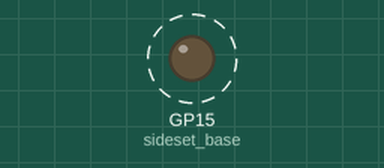
This program was run on a simulated Raspberry Pi Pico running MicroPython. On the bench: output pins drawn as LEDs (lit = HIGH). Dashed ring = blinking.

Above: at 0.5 s.
Timing chart, 0 to 3.0 s (numbered marks = the images above):
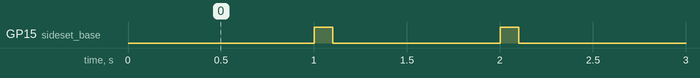

The program:

led-011.py
```python
"""
LED Blink Example on Raspberry Pi Pico (Using PIO with CPU-side FIFO Re-supply)
==============================================================================
概要:
  このスクリプトは、MicroPython と Raspberry Pi Pico の PIO (Programmable I/O)
  を用いて、GPIO15 に接続された LED を 0.1 秒間オン、0.9 秒間オフの間隔で点滅させる例です。
  2 つの StateMachine (trigger_sm と blink_sm) を使用し、CPU 側の while ループで定期的に
  各 StateMachine の FIFO に遅延値を再供給することで、連続的な点滅動作を実現しています。

配線方法:
  【配線図】
  (Raspberry Pi Pico)
          +----------------+
          |                |
          |  GPIO15 (LED)  ---+---[330Ω]---|>|--- GND
          |                |
          +----------------+

動作環境:
  - Raspberry Pi Pico
  - MicroPython 実行環境

特徴:
  - 2 つの PIO StateMachine (trigger_sm と blink_sm) を使用して LED の点滅を実現
  - CPU 側のループで定期的に FIFO を再供給することで連続点滅を実現
  - Ctrl-C で中断時に LED が確実に消灯する仕組みを実装
"""

import rp2
from machine import Pin
import time

# クロック周波数の定義 (2MHz)
CLOCK_FREQ = 2_000_000  # 2MHz

# 定数定義 (各値はサイクル数)
DELAY_TRIGGER = 2000000  # trigger_sm 用：1秒遅延 (2MHzなら約2000000サイクル)
DELAY_BLINK   = 200000   # blink_sm 用：0.1秒遅延 (2MHzなら約200000サイクル)

# ---------------------------------------------------------
# PIO プログラム: trigger_sm
# ---------------------------------------------------------
# 機能:
#   FIFO から DELAY_TRIGGER の値を受け取り、delay ループで約1秒の遅延を発生させた後、
#   irq(1, 0) により blink_sm をトリガします。
#   CPU 側で定期的に sm.put() により再供給される値を利用します。
@rp2.asm_pio(autopull=True, pull_thresh=32)
def trigger():
    wrap_target()
    pull()                # FIFO から 32bit 値（delay 値）を取得
    mov(x, osr)           # x レジスタにロード
    label("delay")
    jmp(x_dec, "delay")   # x が 0 になるまで 1サイクルずつデクリメント（約1秒遅延）
    irq(1, 0)             # IRQ0 をセットして blink_sm をトリガ
    wrap()

# ---------------------------------------------------------
# PIO プログラム: blink_sm
# ---------------------------------------------------------
# 機能:
#   trigger_sm からの IRQ を待機し、IRQ を受信後に FIFO から DELAY_BLINK の値を取得して、
#   delay ループで約0.1秒間 LED を点灯させた後、LED を消灯します。
@rp2.asm_pio(sideset_init=rp2.PIO.OUT_LOW, autopull=True, pull_thresh=32)
def blink():
    wrap_target()
    wait(1, irq, 0)       # trigger_sm からの IRQ0 を待機
    set(pins, 1) .side(1)  # LED を ON にする
    pull()                # FIFO から 32bit 値（blink delay）を取得
    mov(x, osr)           # x にロード
    label("blink_delay")
    jmp(x_dec, "blink_delay")  # x が 0 になるまでループ（約0.1秒の遅延）
    set(pins, 0) .side(0)  # LED を OFF にする
    wrap()

# ---------------------------------------------------------
# StateMachine の生成と起動
# ---------------------------------------------------------
trigger_sm = rp2.StateMachine(1, trigger, freq=CLOCK_FREQ)
blink_sm   = rp2.StateMachine(0, blink, freq=CLOCK_FREQ, sideset_base=Pin(15))

trigger_sm.active(1)
blink_sm.active(1)

# 初期投入: 各 StateMachine に 1 回だけ遅延値を投入する
trigger_sm.put(DELAY_TRIGGER)
blink_sm.put(DELAY_BLINK)

# ---------------------------------------------------------
# CPU 側のメインループ: 定期的に各 StateMachine の FIFO に再供給する
# ---------------------------------------------------------
try:
    while True:
        # sleep 時間は DELAY_TRIGGER / CLOCK_FREQ (＝1秒) と等価
        time.sleep(DELAY_TRIGGER / CLOCK_FREQ)
        trigger_sm.put(DELAY_TRIGGER)
        blink_sm.put(DELAY_BLINK)
except KeyboardInterrupt:
    trigger_sm.active(0)
    blink_sm.active(0)
    Pin(15, Pin.OUT).value(0)
```

Measured:
- by itself, GP15 (sideset_base): alternates HIGH for 0.10 s and LOW for 0.90 s
